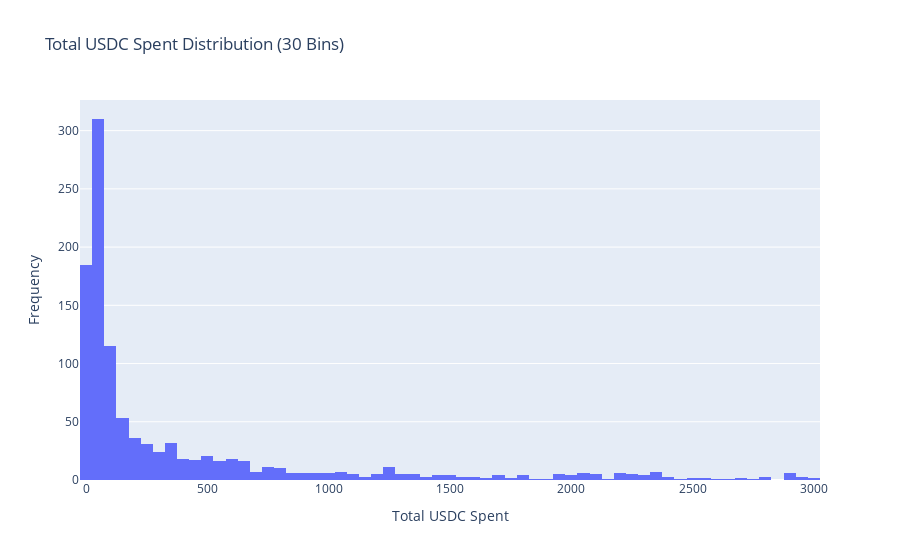

Notebook source saved alongside this figure:
### Code cell
import plotly.graph_objects as go

fig = go.Figure()
fig.add_trace(go.Histogram(
    x=df[df['Total USDC Spent'] < 3000]['Total USDC Spent'],
    nbinsx=100,  # Explicitly set number of bins
    name='Total Trades'
))
fig.update_layout(
    title='Total USDC Spent Distribution (30 Bins)',
    xaxis_title='Total USDC Spent',
    yaxis_title='Frequency'
)
fig.show()

### Figure 1 — Plotly figure (JSON) as saved in the notebook; plotly's stock layout.template omitted (floating-point values rounded to 4 significant figures; data arrays with more than 128 entries replaced by an {"elided": "..."} marker saying what was removed)
{"data": [{"name": "Total Trades", "nbinsx": 100, "type": "histogram", "x": {"elided": "1086 float values"}}], "layout": {"title": {"text": "Total USDC Spent Distribution (30 Bins)"}, "xaxis": {"title": {"text": "Total USDC Spent"}}, "yaxis": {"title": {"text": "Frequency"}}}}
